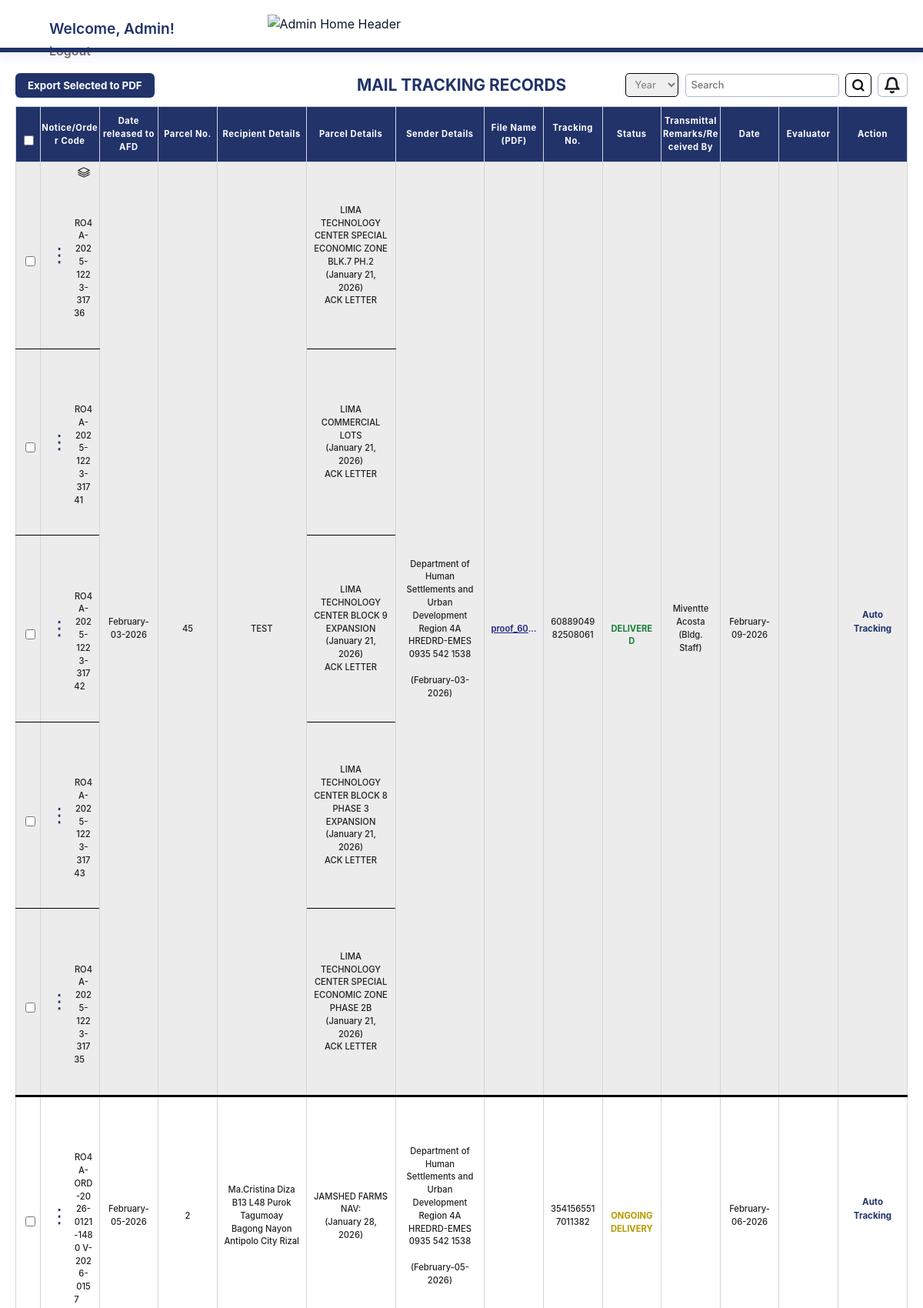
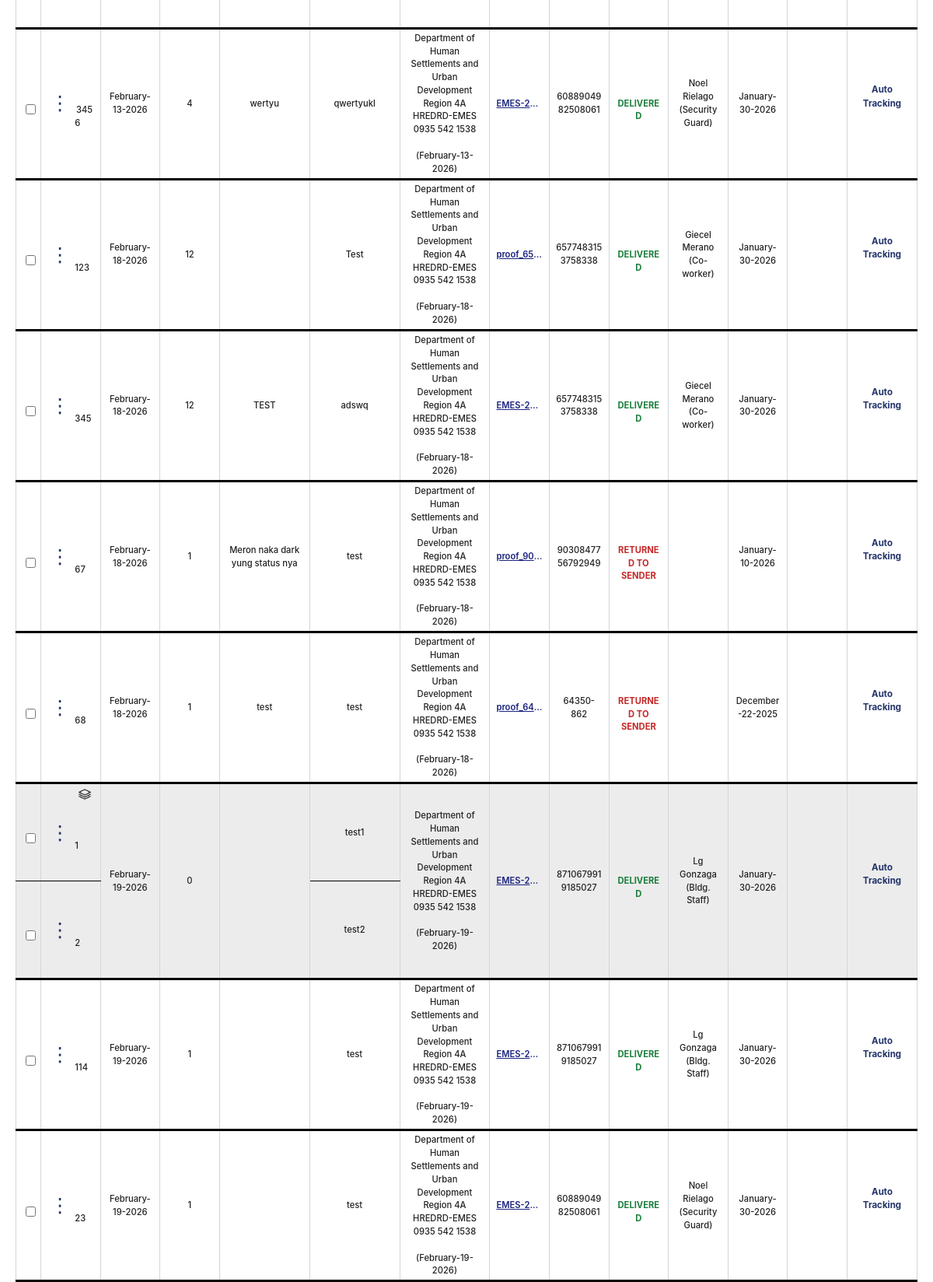
Screenshot of /pages/Home_Page.php (signed in, upper part) with the database file from the repository (2 pictures, top to bottom).
### tables this page shows
CREATE TABLE `mailtracking` (
  `id` int(11) NOT NULL,
  `Notice/Order Code` varchar(100) NOT NULL,
  `Date released to AFD` date NOT NULL,
  `Parcel No.` int(20) NOT NULL,
  `Recipient Details` varchar(100) NOT NULL,
  `Parcel Details` varchar(100) NOT NULL,
  `Sender Details` varchar(250) NOT NULL,
  `File Name (PDF)` varchar(100) NOT NULL,
  `Tracking No.` varchar(50) NOT NULL,
  `Status` varchar(100) NOT NULL,
  `Transmittal Remarks/Received By` varchar(100) NOT NULL,
  `Date` date NOT NULL,
  `Evaluator` varchar(100) NOT NULL
);

### pages/Home_Page.php (the view, shortened to what the rows shown need)
<?php
require_once __DIR__ . '/../auth.php';
try {
    $rows = $pdo->query('SELECT * FROM mailtracking ORDER BY `Sender Details` ASC, `id` ASC')->fetchAll();
} catch (Exception $e) {
    $rows = [];
    $message = 'Failed to load records: ' . $e->getMessage();
}
function extractBatchIdFromSenderDetails($senderDetails) {
    $text = trim((string)$senderDetails);
    if (preg_match('/Batch ID:\s*([A-Za-z0-9\-]+)/i', $text, $m)) {
        return trim($m[1]);
    }
    return '';
}
$columns = [
    'Notice/Order Code',
    'Date released to AFD',
    'Parcel No.',
    'Recipient Details',
    'Parcel Details',
    'Sender Details',
    'File Name (PDF)',
    'Tracking No.',
    'Status',
    'Transmittal Remarks/Received By',
    'Date',
    'Evaluator',
];
$batchIdCounts = [];
foreach ($rows as $r) {
    $bid = extractBatchIdFromSenderDetails($r['Sender Details'] ?? '');
    if ($bid !== '') {
        if (!isset($batchIdCounts[$bid])) $batchIdCounts[$bid] = 0;
        $batchIdCounts[$bid]++;
    }
}
function formatDateCell($value) {
    $value = trim((string)$value);
    $ts = strtotime($value);
    return date('F-d-Y', $ts);
}
function normalizedCellValueForMerge($row, $colName) {
    if ($colName === '__ACTION__') {
        $trackingValue = trim((string)($row['Tracking No.'] ?? $row['Tracking No'] ?? $row['tracking_no'] ?? $row['TrackingNo'] ?? ''));
        return (!empty($trackingValue) && $trackingValue !== '0') ? 'AUTO_TRACKING' : 'SCAN';
    }
    $cellValue = $row[$colName] ?? '';
    if ($colName === 'Date released to AFD' || $colName === 'Date') {
        return formatDateCell($cellValue);
    }
    if ($colName === 'Sender Details') {
        $cellValue = preg_replace('/\R?Batch ID:\s*[A-Za-z0-9\-]+\s*/i', '', (string)$cellValue);
        return trim((string)$cellValue);
    }
    return trim((string)$cellValue);
}
$mergeSkip = [];
$mergeRowspan = [];
$mergeColumns = array_values(array_filter($columns, function($c) {
    return $c !== 'Notice/Order Code';
}));
$mergeColumns[] = '__ACTION__';
$rowCount = count($rows);
for ($ri = 0; $ri < $rowCount; $ri++) {
    $batchId = extractBatchIdFromSenderDetails($rows[$ri]['Sender Details'] ?? '');
    if ($batchId === '' || (($batchIdCounts[$batchId] ?? 0) <= 1)) {
        continue;
    }
    foreach ($mergeColumns as $colName) {
        if (!empty($mergeSkip[$ri][$colName])) {
            continue;
        }
        $baseValue = normalizedCellValueForMerge($rows[$ri], $colName);
        $span = 1;
        for ($rj = $ri + 1; $rj < $rowCount; $rj++) {
            $nextBatchId = extractBatchIdFromSenderDetails($rows[$rj]['Sender Details'] ?? '');
            if ($nextBatchId !== $batchId) {
                break;
            }
            $nextValue = normalizedCellValueForMerge($rows[$rj], $colName);
            if ($nextValue !== $baseValue) {
                break;
            }
            $span++;
            $mergeSkip[$rj][$colName] = true;
        }
        if ($span > 1) {
            $mergeRowspan[$ri][$colName] = $span;
        }
    }
}
?>
<!DOCTYPE html>
<html lang="en">
<head>
    <link rel="stylesheet" href="../main.css">
</head>
<body class="admin-home-bg">
    <div class="admin-table-container">
        <div class="table-scroll-area">
            <div class="tracking-table-container">
                <div class="tracking-table-scroll">
                    <table class="listview-table tracking-table">
                <thead>
                        <tr>
                            <th style="width:32px;">
                                <input type="checkbox" id="selectAllCheckbox" onclick="toggleAllCheckboxes(this)">
                            </th>
                            <?php foreach ($columns as $h): ?>
                                <th><?= htmlspecialchars($h) ?></th>
                            <?php endforeach; ?>
                            <th>Action</th>
                        </tr>
                </thead>
                <tbody>
                        <?php if (empty($rows)): ?>
                            <tr><td colspan="<?= count($columns) + 2 ?>">No records found.</td></tr>
                        <?php else: ?>
                            <?php for ($ri = 0; $ri < count($rows); $ri++): ?>
                                <?php
                                    $row = $rows[$ri];
                                    $rowBatchId = extractBatchIdFromSenderDetails($row['Sender Details'] ?? '');
                                    $isBatchRow = ($rowBatchId !== '' && (($batchIdCounts[$rowBatchId] ?? 0) > 1));
                                    $prevBatchId = '';
                                    if ($ri > 0) {
                                        $prevBatchId = extractBatchIdFromSenderDetails($rows[$ri - 1]['Sender Details'] ?? '');
                                    }
                                    $nextBatchId = '';
                                    if ($ri + 1 < count($rows)) {
                                        $nextBatchId = extractBatchIdFromSenderDetails($rows[$ri + 1]['Sender Details'] ?? '');
                                    }
                                    $showBatchBadge = $isBatchRow && ($rowBatchId !== '' && $rowBatchId !== $prevBatchId);
                                    $isBatchEnd = $isBatchRow && ($rowBatchId !== '' && $rowBatchId !== $nextBatchId);
                                    $rowClasses = [];
                                    if ($isBatchRow) $rowClasses[] = 'batch-row';
                                    if ($isBatchEnd) $rowClasses[] = 'batch-end-row';
                                ?>
                                <?php
                                    $rowTrackingNo = trim((string)($row['Tracking No.'] ?? $row['Tracking No'] ?? $row['tracking_no'] ?? $row['TrackingNo'] ?? ''));
                                ?>
                                <tr class="<?= htmlspecialchars(implode(' ', $rowClasses)) ?>" data-id="<?= (int)($row['id'] ?? 0) ?>" data-batch-id="<?= htmlspecialchars($rowBatchId) ?>" data-notice="<?= htmlspecialchars($row['Notice/Order Code'] ?? '') ?>" data-tracking-no="<?= htmlspecialchars($rowTrackingNo) ?>">
                                    <td style="width:32px;">
                                        <input type="checkbox" class="row-checkbox" value="<?= (int)($row['id'] ?? 0) ?>" data-notice="<?= htmlspecialchars($row['Notice/Order Code'] ?? '') ?>">
                                    </td>
                                    <td class="notice-code-cell">
                                        <div style="display: flex; align-items: center; gap: 0.3em;">
                                            <div class="row-menu-container">
                                                <button class="row-menu-btn" type="button" tabindex="0" aria-label="Row menu" onclick="toggleRowMenu(event, <?= (int)($row['id'] ?? 0) ?>)">
                                                    <span style="font-size:1.5em;line-height:1;">&#8942;</span>
                                                </button>
                                            </div>
                                            <span>
                                                <?= htmlspecialchars($row['Notice/Order Code'] ?? '') ?>
                                            </span>
                                            <?php if ($showBatchBadge): ?>
                                                <img src="../assets/Batch_Icon.svg" alt="Batch" class="batch-icon" title="Consecutive batch row">
                                            <?php endif; ?>
                                        </div>
                                    </td>
                                <?php foreach ($columns as $idx => $colName): ?>
                                    <?php if ($idx === 0) continue;  ?>
                                    <?php if (!empty($mergeSkip[$ri][$colName])) continue; ?>
                                    <?php
                                        $rowspanVal = !empty($mergeRowspan[$ri][$colName]) ? (int)$mergeRowspan[$ri][$colName] : 1;
                                        $rowspanAttr = $rowspanVal > 1 ? (' rowspan="' . $rowspanVal . '"') : '';
                                        $spanToBatchEndClass = '';
                                        if ($rowspanVal > 1) {
                                            $endRi = $ri + $rowspanVal - 1;
                                            $endBatchId = extractBatchIdFromSenderDetails($rows[$endRi]['Sender Details'] ?? '');
                                            $nextAfterEndBatchId = '';
                                            if ($endRi + 1 < count($rows)) {
                                                $nextAfterEndBatchId = extractBatchIdFromSenderDetails($rows[$endRi + 1]['Sender Details'] ?? '');
                                            }
                                            if ($endBatchId !== '' && (($batchIdCounts[$endBatchId] ?? 0) > 1) && $endBatchId !== $nextAfterEndBatchId) {
                                                $spanToBatchEndClass = ' batch-span-end';
                                            }
                                        }
                                    ?>
                                    <?php if ($idx === 8):
                                    ?>
                                        <?php
                                            $current = trim($row['Status'] ?? '');
                                            $statusClass = '';
                                            switch ($current) {
                                                case 'DELIVERED':
                                                    $statusClass = 'status-text status-delivered';
                                                    break;
                                                case 'RETURNED TO SENDER':
                                                    $statusClass = 'status-text status-returned';
                                                    break;
                                                case 'ONGOING DELIVERY':
                                                    $statusClass = 'status-text status-ongoing';
                                                    break;
                                            }
                                        ?>
                                        <td class="status-cell<?= $spanToBatchEndClass ?>" data-col="Status"<?= $rowspanAttr ?>>
                                            <span class="<?= $statusClass ?>"><?= htmlspecialchars($current) ?></span>
                                        </td>
                                    <?php else: ?>
                                        <?php
                                            $cellValue = $row[$colName] ?? '';
                                            if ($colName === 'Date released to AFD' || $colName === 'Date') {
                                                $cellValue = formatDateCell($cellValue);
                                            }
                                            if ($colName === 'Sender Details') {
                                                $cellValue = preg_replace('/\R?Batch ID:\s*[A-Za-z0-9\-]+\s*/i', '', (string)$cellValue);
                                                $cellValue = trim((string)$cellValue);
                                            }
                                        ?>
                                        <?php if ($colName === 'File Name (PDF)'): ?>
                                            <?php
                                                $fileName = trim((string)$cellValue);
                                                $trackingValue = trim((string)($row['Tracking No.'] ?? $row['Tracking No'] ?? $row['tracking_no'] ?? $row['TrackingNo'] ?? ''));
                                                $pdfName = $trackingValue !== '' ? ('proof_' . $trackingValue . '.pdf') : '';
                                                $fileHref = $pdfName !== '' ? '../JRS_PDFs/' . rawurlencode($pdfName) : '';
                                                $linkLabel = $fileName !== '' ? basename($fileName) : '';
                                            ?>
                                            <td data-col="<?= htmlspecialchars($colName) ?>" class="pdf-link-cell<?= $spanToBatchEndClass ?>"<?= $rowspanAttr ?>>
                                                <?php if ($fileHref && $linkLabel !== ''): ?>
                                                    <a href="<?= htmlspecialchars($fileHref) ?>" data-pdf-url="<?= htmlspecialchars($fileHref) ?>" data-pdf-title="<?= htmlspecialchars($linkLabel, ENT_QUOTES) ?>" class="pdf-link-in-cell"><?= htmlspecialchars($linkLabel) ?></a>
                                                <?php endif; ?>
                                            </td>
                                        <?php else: ?>
                                            <td data-col="<?= htmlspecialchars($colName) ?>" class="<?= trim($spanToBatchEndClass) ?>"<?= $rowspanAttr ?>><?= htmlspecialchars($cellValue) ?></td>
                                        <?php endif; ?>
                                    <?php endif; ?>
                                <?php endforeach; ?>
                                <?php if (empty($mergeSkip[$ri]['__ACTION__'])): ?>
                                    <?php
                                        $actionRowspanVal = !empty($mergeRowspan[$ri]['__ACTION__']) ? (int)$mergeRowspan[$ri]['__ACTION__'] : 1;
                                        $actionRowspanAttr = $actionRowspanVal > 1 ? (' rowspan="' . $actionRowspanVal . '"') : '';
                                        $actionSpanToBatchEndClass = '';
                                        if ($actionRowspanVal > 1) {
                                            $actionEndRi = $ri + $actionRowspanVal - 1;
                                            $actionEndBatchId = extractBatchIdFromSenderDetails($rows[$actionEndRi]['Sender Details'] ?? '');
                                            $nextAfterActionEndBatchId = '';
                                            if ($actionEndRi + 1 < count($rows)) {
                                                $nextAfterActionEndBatchId = extractBatchIdFromSenderDetails($rows[$actionEndRi + 1]['Sender Details'] ?? '');
                                            }
                                            if ($actionEndBatchId !== '' && (($batchIdCounts[$actionEndBatchId] ?? 0) > 1) && $actionEndBatchId !== $nextAfterActionEndBatchId) {
                                                $actionSpanToBatchEndClass = ' batch-span-end';
                                            }
                                        }
                                    ?>
                                    <td class="<?= trim($actionSpanToBatchEndClass) ?>"<?= $actionRowspanAttr ?>>
                                        <?php if (!empty($rowTrackingNo) && $rowTrackingNo !== '0'): ?>
                                            <span style="font-size:0.72rem;color:#22336A;font-weight:700;">Auto Tracking</span>
                                        <?php else: ?>
                                            <button type="button" class="btn-scan" onclick="openScannerModal('<?= htmlspecialchars($row['Notice/Order Code'] ?? '', ENT_QUOTES) ?>')" style="display:inline-block;text-decoration:none;">Scan</button>
                                        <?php endif; ?>
                                    </td>
                                <?php endif; ?>
                            </tr>
                        <?php endfor; ?>
                    <?php endif; ?>
                </tbody>
            </table>
                </div>
            </div>
        </div>
    </div>
</body>
</html>

### rows the page displays
mailtracking: value "RO4A-2025-1223-31736…", Date released to AFD "February-03-2026", value "45", Recipient Details "TEST", Parcel Details "LIMA TECHNOLOGY CENTER SPECIAL ECONOMIC ZONE BLK.7 PH.2 (January 21, 2026) ACK LETTER", Sender Details "Department of Human Settlements and Urban Development Region 4A HREDRD-EMES 0935 542 1538 (February-03-2026)", value "proof_60…", value "6088904982508061", Status "DELIVERED", value "Miventte Acosta (Bldg. Staff)", Date "February-09-2026", shows "Auto Tracking"
mailtracking: value "RO4A-2025-1223-31741…", Parcel Details "LIMA COMMERCIAL LOTS (January 21, 2026) ACK LETTER"
mailtracking: value "RO4A-2025-1223-31742…", Parcel Details "LIMA TECHNOLOGY CENTER BLOCK 9 EXPANSION (January 21, 2026) ACK LETTER"
mailtracking: value "RO4A-2025-1223-31743…", Parcel Details "LIMA TECHNOLOGY CENTER BLOCK 8 PHASE 3 EXPANSION (January 21, 2026) ACK LETTER"
mailtracking: value "RO4A-2025-1223-31735…", Parcel Details "LIMA TECHNOLOGY CENTER SPECIAL ECONOMIC ZONE PHASE 2B (January 21, 2026) ACK LETTER"
mailtracking: value "RO4A-ORD-2026-0121-1480 V-2026-0157…", Date released to AFD "February-05-2026", value "2", Recipient Details "Ma.Cristina Diza B13 L48 Purok Tagumoay Bagong Nayon Antipolo City Rizal", Parcel Details "JAMSHED FARMS NAV: (January 28, 2026)", Sender Details "Department of Human Settlements and Urban Development Region 4A HREDRD-EMES 0935 542 1538 (February-05-2026)", value "3541565517011382", Status "ONGOING DELIVERY", Date "February-06-2026", shows "Auto Tracking"
mailtracking: value "3456…", Date released to AFD "February-13-2026", value "4", Recipient Details "wertyu", Parcel Details "qwertyukl", Sender Details "Department of Human Settlements and Urban Development Region 4A HREDRD-EMES 0935 542 1538 (February-13-2026)", value "EMES-2…", value "6088904982508061", Status "DELIVERED", value "Noel Rielago (Security Guard)", Date "January-30-2026", shows "Auto Tracking"
mailtracking: value "123…", Date released to AFD "February-18-2026", value "12", Parcel Details "Test", Sender Details "Department of Human Settlements and Urban Development Region 4A HREDRD-EMES 0935 542 1538 (February-18-2026)", value "proof_65…", value "6577483153758338", Status "DELIVERED", value "Giecel Merano (Co-worker)", Date "January-30-2026", shows "Auto Tracking"
mailtracking: value "345…", Date released to AFD "February-18-2026", value "12", Recipient Details "TEST", Parcel Details "adswq", Sender Details "Department of Human Settlements and Urban Development Region 4A HREDRD-EMES 0935 542 1538 (February-18-2026)", value "EMES-2…", value "6577483153758338", Status "DELIVERED", value "Giecel Merano (Co-worker)", Date "January-30-2026", shows "Auto Tracking"
mailtracking: value "67…", Date released to AFD "February-18-2026", value "1", Recipient Details "Meron naka dark yung status nya", Parcel Details "test", Sender Details "Department of Human Settlements and Urban Development Region 4A HREDRD-EMES 0935 542 1538 (February-18-2026)", value "proof_90…", value "9030847756792949", Status "RETURNED TO SENDER", Date "January-10-2026", shows "Auto Tracking"
mailtracking: value "68…", Date released to AFD "February-18-2026", value "1", Recipient Details "test", Parcel Details "test", Sender Details "Department of Human Settlements and Urban Development Region 4A HREDRD-EMES 0935 542 1538 (February-18-2026)", value "proof_64…", value "64350-862", Status "RETURNED TO SENDER", Date "December-22-2025", shows "Auto Tracking"
mailtracking: value "1…", Date released to AFD "February-19-2026", value "0", Parcel Details "test1", Sender Details "Department of Human Settlements and Urban Development Region 4A HREDRD-EMES 0935 542 1538 (February-19-2026)", value "EMES-2…", value "8710679919185027", Status "DELIVERED", value "Lg Gonzaga (Bldg. Staff)", Date "January-30-2026", shows "Auto Tracking"
mailtracking: value "2…", Parcel Details "test2"
mailtracking: value "114…", Date released to AFD "February-19-2026", value "1", Parcel Details "test", Sender Details "Department of Human Settlements and Urban Development Region 4A HREDRD-EMES 0935 542 1538 (February-19-2026)", value "EMES-2…", value "8710679919185027", Status "DELIVERED", value "Lg Gonzaga (Bldg. Staff)", Date "January-30-2026", shows "Auto Tracking"
mailtracking: value "23…", Date released to AFD "February-19-2026", value "1", Parcel Details "test", Sender Details "Department of Human Settlements and Urban Development Region 4A HREDRD-EMES 0935 542 1538 (February-19-2026)", value "EMES-2…", value "6088904982508061", Status "DELIVERED", value "Noel Rielago (Security Guard)", Date "January-30-2026", shows "Auto Tracking"

### other values shown
$h "Notice/Order Code"
$h "Date released to AFD"
$h "Parcel No."
$h "Recipient Details"
$h "Parcel Details"
$h "Sender Details"
$h "File Name (PDF)"
$h "Tracking No."
$h "Status"
$h "Transmittal Remarks/Received By"
$h "Date"
$h "Evaluator"
